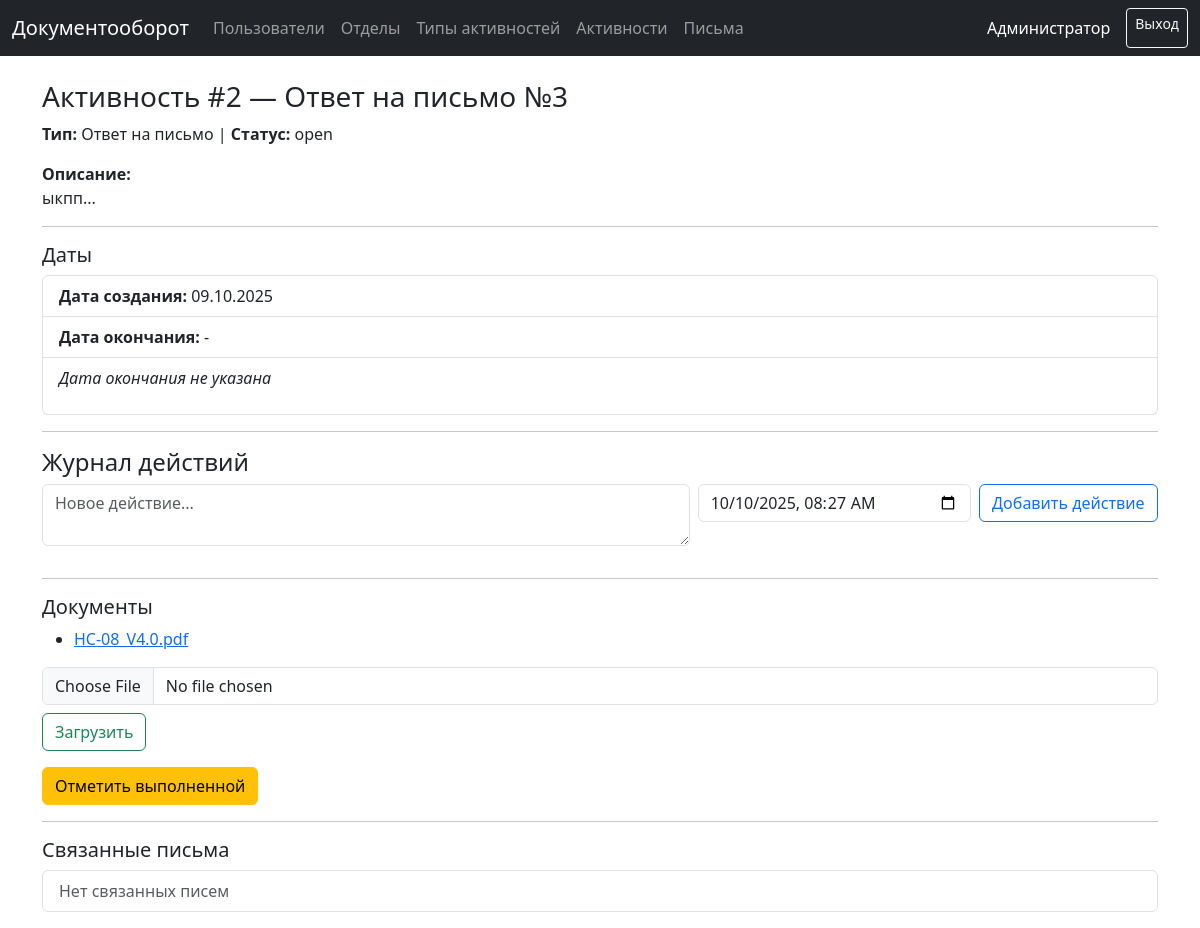
The app's page /activities/2 (signed in) with its own data.
### models.py (models this page shows, shortened)
class User(UserMixin, db.Model):
    __tablename__ = "users"
    id = db.Column(db.Integer, primary_key=True)
    full_name = db.Column(db.String(255), nullable=False)
    username = db.Column(db.String(120), unique=True, nullable=False)
    password_hash = db.Column(db.String(255), nullable=False)
    role = db.Column(db.String(20), nullable=False, default="worker")
    department_id = db.Column(db.Integer, db.ForeignKey("departments.id"))
    is_approved = db.Column(db.Boolean, default=False, nullable=False)
    created_at = db.Column(db.DateTime, default=dt.datetime.utcnow)
    department = db.relationship("Department", backref="users")

class Activity(db.Model):
    __tablename__ = "activities"
    id = db.Column(db.Integer, primary_key=True)
    type_id = db.Column(db.Integer, db.ForeignKey("activity_types.id"), nullable=True)
    type = db.relationship("ActivityType")
    owner_id = db.Column(db.Integer, db.ForeignKey("users.id"), nullable=False)
    owner = db.relationship("User", foreign_keys=[owner_id], backref="activities")
    title = db.Column(db.String(255), nullable=False)
    description = db.Column(db.Text)
    start_date = db.Column(db.DateTime, default=dt.datetime.utcnow)
    end_date = db.Column(db.DateTime)
    status = db.Column(db.String(32), default="open")
    approved_by_id = db.Column(db.Integer, db.ForeignKey("users.id"))
    approved_by = db.relationship("User", foreign_keys=[approved_by_id])
    approved_at = db.Column(db.DateTime)
    approve_comment = db.Column(db.Text)
    source_letter_id = db.Column(db.Integer, db.ForeignKey("letters.id"))
    letters = db.relationship(
        "Letter",
        secondary=LetterActivityLink,
        back_populates="activities"
    )
    logs = db.relationship(
        "ActivityLog",
        backref="activity",
        cascade="all, delete-orphan",
        lazy="joined"
    )

class ActivityType(db.Model):
    __tablename__ = "activity_types"
    id = db.Column(db.Integer, primary_key=True)
    name = db.Column(db.String(200), unique=True, nullable=False)

class ActivityDocument(db.Model):
    __tablename__ = "activity_documents"
    id = db.Column(db.Integer, primary_key=True)
    activity_id = db.Column(db.Integer, db.ForeignKey("activities.id"), nullable=False)
    filename = db.Column(db.String(255), nullable=False)
    filepath = db.Column(db.String(500), nullable=False)
    uploaded_at = db.Column(db.DateTime, default=dt.datetime.utcnow)
    activity = db.relationship("Activity", backref="documents")

### app.py (the view)
@app.get("/activities/<int:activity_id>")
@login_required
def activity_view(activity_id: int):
    a = (
        Activity.query
        .options(
            joinedload(Activity.logs)
            .joinedload(ActivityLog.children)
        )
        .get_or_404(activity_id)
    )
    return render_template("activity_view.html", title=f"Активность #{a.id}", a=a,
                           datetime=datetime  # 👈 вот эта строка добавляет datetime в шаблон
                           )

### app.py (called while the page is built)
@login_manager.user_loader
def load_user(user_id: str):
    return User.query.get(int(user_id))

@app.context_processor
def inject_now():
    from datetime import datetime
    return {'now': datetime.now}

### templates/activity_view.html (shortened to what this page needs)
{% extends 'layout.html' %}
{% block content %}
<h3>Активность #{{ a.id }} — {{ a.title }}</h3>
<p>
  <strong>Тип:</strong> {{ a.type.name if a.type else '—' }} |
  <strong>Статус:</strong> {{ a.status }}
</p>
<p><strong>Описание:</strong><br>{{ a.description or '—' }}</p>
<hr>
<h5>Даты</h5>
<ul class="list-group mb-3">
  <li class="list-group-item">
    <strong>Дата создания:</strong> {{ a.start_date.strftime('%d.%m.%Y') if a.start_date else '-' }}
  </li>
  <li class="list-group-item">
    <strong>Дата окончания:</strong>
    {{ a.end_date.strftime('%d.%m.%Y') if a.end_date else '-' }}
  </li>
  <li class="list-group-item">
  {% if a.end_date %}
  {% set days_left = (a.end_date.date() - now().date()).days %}
  <p><strong>До окончания:</strong>
     {% if days_left >= 0 %}
        {{ days_left }} дн.
     {% else %}
        <span class="text-danger">Просрочено на {{ days_left | abs }} дн.</span>
     {% endif %}
  </p>
{% else %}
  <p><em>Дата окончания не указана</em></p>
{% endif %}
  </li>
</ul>
<hr>
<h4>Журнал действий</h4>
<form id="new-log-form" class="mb-3">
  <div class="row g-2">
    <div class="col-md-7">
      <textarea name="text" class="form-control" placeholder="Новое действие..." required></textarea>
    </div>
    <div class="col-md-3">
      <input type="datetime-local" name="entry_date" class="form-control" value="{{ now().strftime('%Y-%m-%dT%H:%M') }}">
    </div>
    <div class="col-md-2">
      <button class="btn btn-outline-primary w-100">Добавить действие</button>
    </div>
  </div>
</form>
<hr>
<h5>Документы</h5>
<ul>
  {% for d in a.documents %}
    <li><a href="{{ url_for('download_document', doc_id=d.id) }}">{{ d.filename }}</a></li>
  {% else %}
    <li class="text-muted">Нет документов</li>
  {% endfor %}
</ul>
<form method="post" enctype="multipart/form-data" action="{{ url_for('upload_activity_document', activity_id=a.id) }}">
  <input type="file" name="file" class="form-control mb-2" required>
  <button class="btn btn-outline-success">Загрузить</button>
</form>
{% if current_user.id == a.owner_id or current_user.role in ['manager','admin'] %}
  {% if a.status != 'done' %}
    <form method="post" action="{{ url_for('mark_activity_done', activity_id=a.id) }}" class="mt-3">
      <button class="btn btn-warning">Отметить выполненной</button>
    </form>
  {% endif %}
{% endif %}
<hr>
<h5>Связанные письма</h5>
<ul class="list-group mb-3">
  {% for le in a.letters %}
    <li class="list-group-item">
      <a href="{{ url_for('letter_view', letter_id=le.id) }}">
        📄 Письмо №{{ le.id }} — {{ le.subject }}
      </a>
      <br>
      <small class="text-muted">
        Автор: {{ le.author.full_name if le.author else '—' }},
        Дата: {{ le.letter_date.strftime('%d.%m.%Y') if le.letter_date else '-' }}
      </small>
    </li>
  {% else %}
    <li class="list-group-item text-muted">Нет связанных писем</li>
  {% endfor %}
</ul>
{% endblock %}

### templates/layout.html (shortened to what this page needs)
<!DOCTYPE html>
<html lang="ru">
<head>
  <link href="https://cdn.jsdelivr.net/npm/bootstrap@5.3.0/dist/css/bootstrap.min.css" rel="stylesheet">
</head>
<body>
<nav class="navbar navbar-expand-lg navbar-dark bg-dark mb-4">
  <div class="container-fluid">
    <a class="navbar-brand" href="/">Документооборот</a>
    {% if current_user.is_authenticated %}
      <ul class="navbar-nav me-auto mb-2 mb-lg-0">
        {% if current_user.role == 'admin' %}
          <li class="nav-item"><a class="nav-link" href="{{ url_for('admin_users') }}">Пользователи</a></li>
          <li class="nav-item"><a class="nav-link" href="{{ url_for('admin_departments') }}">Отделы</a></li>
          <li class="nav-item"><a class="nav-link" href="{{ url_for('admin_activity_types') }}">Типы активностей</a></li>
        {% endif %}
        <li class="nav-item"><a class="nav-link" href="{{ url_for('activities_page') }}">Активности</a></li>
        <li class="nav-item"><a class="nav-link" href="{{ url_for('letters_page') }}">Письма</a></li>
      </ul>
      <div class="d-flex">
        <span class="navbar-text me-3 text-white">{{ current_user.full_name }}</span>
        <a class="btn btn-outline-light btn-sm" href="{{ url_for('logout') }}">Выход</a>
      </div>
    {% endif %}
  </div>
</nav>
<div class="container">
  {% block content %}{% endblock %}
</div>
</body>
</html>

### records on screen
User: full_name "Администратор"
Activity: id "2", title "Ответ на письмо №3", status "open", description "ыкпп...", start_date "09.10.2025", end_date "-"
ActivityType: type "Ответ на письмо"
ActivityDocument: filename "HC-08_V4.0.pdf"
